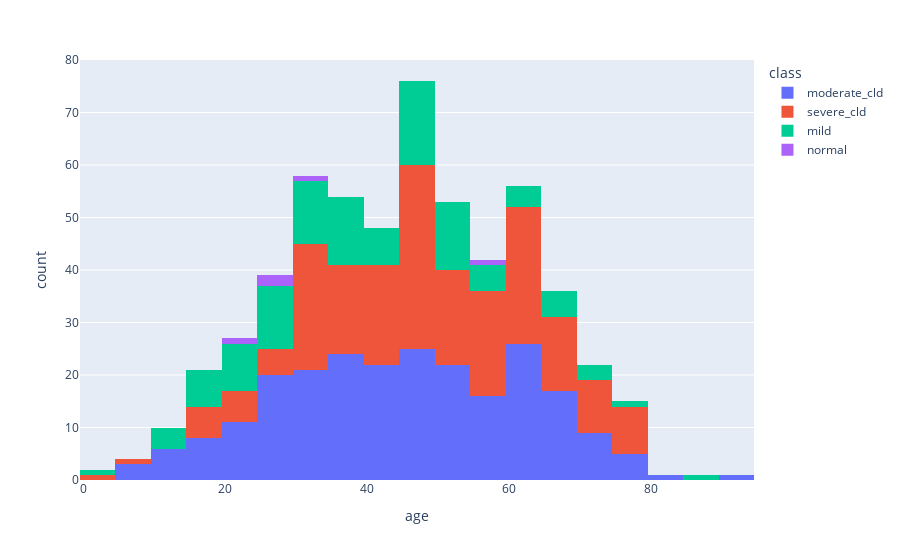
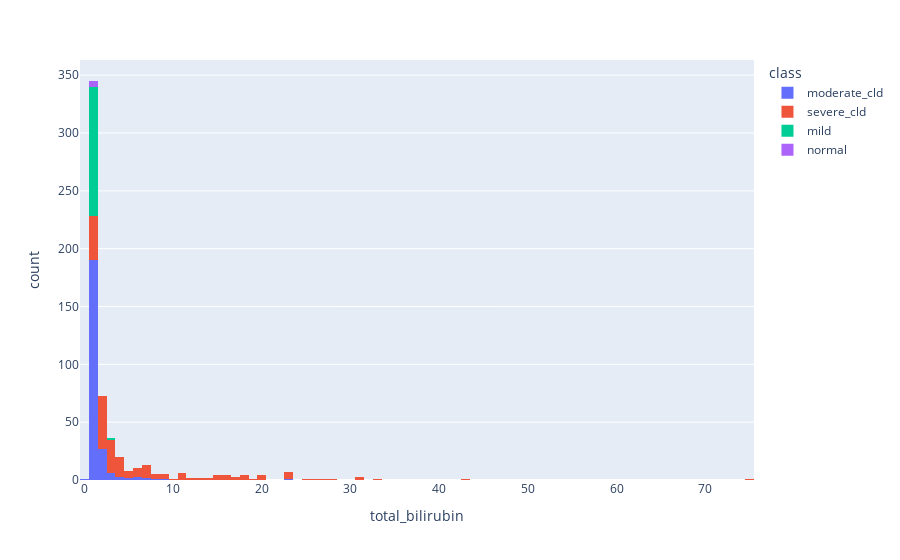
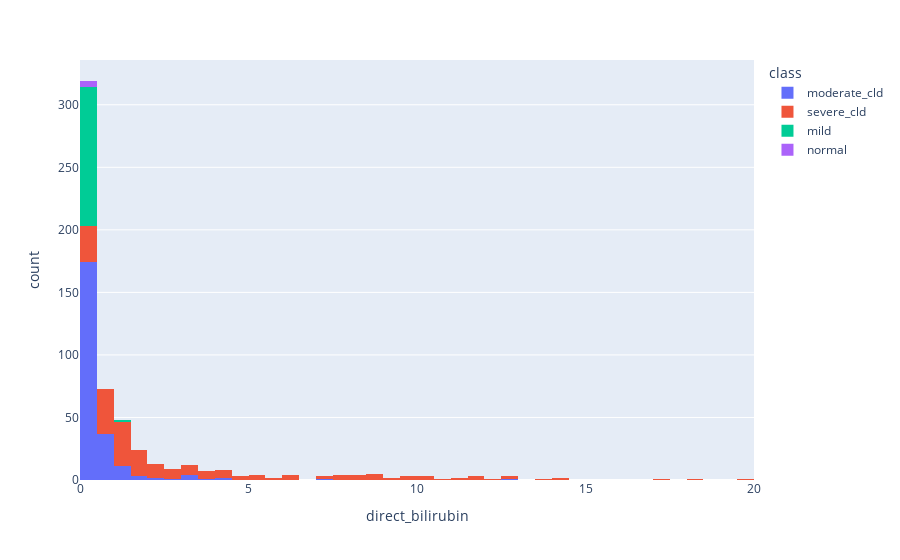
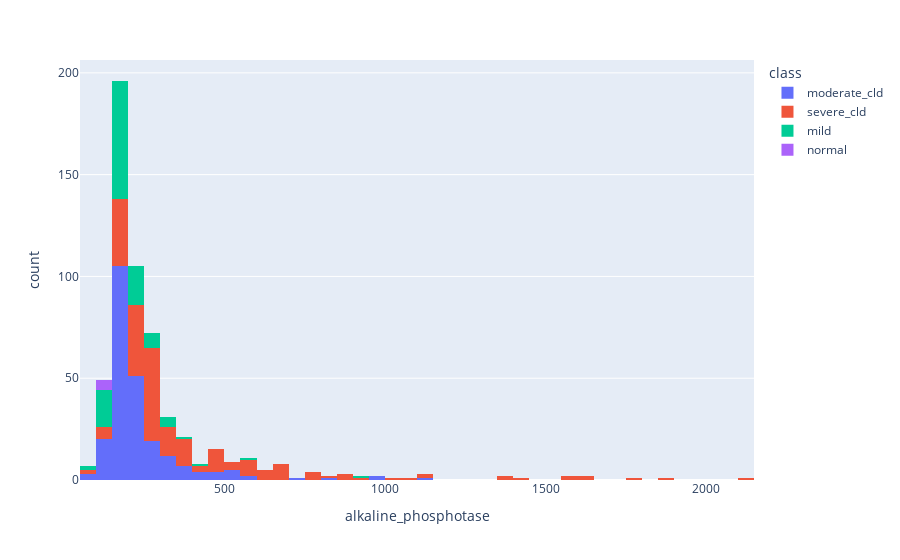

The cell these charts' notebook holds for them, in order:
### Code cell
for i in num_col.columns:
    px.histogram(df,x=i,color='class').show()

### Figure 1 — Plotly figure (JSON) as saved in the notebook; plotly's stock layout.template omitted (floating-point values rounded to 4 significant figures; data arrays with more than 128 entries replaced by an {"elided": "..."} marker saying what was removed)
{"data": [{"bingroup": "x", "hovertemplate": "class=moderate_cld<br>age=%{x}<br>count=%{y}<extra></extra>", "legendgroup": "moderate_cld", "marker": {"color": "#636efa", "pattern": {"shape": ""}}, "name": "moderate_cld", "orientation": "v", "showlegend": true, "type": "histogram", "x": {"elided": "237 int values"}, "xaxis": "x", "yaxis": "y"}, {"bingroup": "x", "hovertemplate": "class=severe_cld<br>age=%{x}<br>count=%{y}<extra></extra>", "legendgroup": "severe_cld", "marker": {"color": "#EF553B", "pattern": {"shape": ""}}, "name": "severe_cld", "orientation": "v", "showlegend": true, "type": "histogram", "x": {"elided": "211 int values"}, "xaxis": "x", "yaxis": "y"}, {"bingroup": "x", "hovertemplate": "class=mild<br>age=%{x}<br>count=%{y}<extra></extra>", "legendgroup": "mild", "marker": {"color": "#00cc96", "pattern": {"shape": ""}}, "name": "mild", "orientation": "v", "showlegend": true, "type": "histogram", "x": [26, 29, 17, 63, 17, 85, 32, 33, 31, 66, 52, 32, 17, 28, 18, 50, 60, 52, 50, 31, 31, 38, 21, 55, 37, 47, 47, 50, 26, 68, 46, 40, 35, 35, 48, 29, 28, 65, 38, 50, 36, 18, 4, 43, 35, 48, 58, 50, 34, 45, 60, 74, 25, 31, 24, 58, 50, 55, 45, 51, 30, 22, 35, 14, 30, 21, 13, 13, 35, 37, 46, 49, 48, 24, 16, 42, 58, 48, 33, 72, 50, 38, 51, 46, 72, 75, 45, 66, 65, 22, 31, 11, 41, 17, 42, 49, 48, 28, 21, 28, 38, 25, 42, 60, 24, 28, 46, 29, 53, 22, 50, 40, 38], "xaxis": "x", "yaxis": "y"}, {"bingroup": "x", "hovertemplate": "class=normal<br>age=%{x}<br>count=%{y}<extra></extra>", "legendgroup": "normal", "marker": {"color": "#ab63fa", "pattern": {"shape": ""}}, "name": "normal", "orientation": "v", "showlegend": true, "type": "histogram", "x": [21, 26, 33, 25, 56], "xaxis": "x", "yaxis": "y"}], "layout": {"barmode": "relative", "legend": {"title": {"text": "class"}, "tracegroupgap": 0}, "margin": {"t": 60}, "xaxis": {"anchor": "y", "domain": [0, 1], "title": {"text": "age"}}, "yaxis": {"anchor": "x", "domain": [0, 1], "title": {"text": "count"}}}}

### Figure 2 — Plotly figure (JSON) as saved in the notebook; plotly's stock layout.template omitted (floating-point values rounded to 4 significant figures; data arrays with more than 128 entries replaced by an {"elided": "..."} marker saying what was removed)
{"data": [{"bingroup": "x", "hovertemplate": "class=moderate_cld<br>total_bilirubin=%{x}<br>count=%{y}<extra></extra>", "legendgroup": "moderate_cld", "marker": {"color": "#636efa", "pattern": {"shape": ""}}, "name": "moderate_cld", "orientation": "v", "showlegend": true, "type": "histogram", "x": {"elided": "237 float values"}, "xaxis": "x", "yaxis": "y"}, {"bingroup": "x", "hovertemplate": "class=severe_cld<br>total_bilirubin=%{x}<br>count=%{y}<extra></extra>", "legendgroup": "severe_cld", "marker": {"color": "#EF553B", "pattern": {"shape": ""}}, "name": "severe_cld", "orientation": "v", "showlegend": true, "type": "histogram", "x": {"elided": "211 float values"}, "xaxis": "x", "yaxis": "y"}, {"bingroup": "x", "hovertemplate": "class=mild<br>total_bilirubin=%{x}<br>count=%{y}<extra></extra>", "legendgroup": "mild", "marker": {"color": "#00cc96", "pattern": {"shape": ""}}, "name": "mild", "orientation": "v", "showlegend": true, "type": "histogram", "x": [0.9, 0.9, 0.9, 0.9, 0.7, 1.0, 0.6, 0.8, 0.8, 0.7, 0.6, 0.6, 0.9, 0.6, 0.8, 0.9, 0.8, 0.6, 1.2, 0.6, 0.8, 0.8, 0.7, 0.9, 0.8, 0.9, 0.9, 1.1, 0.6, 0.7, 0.6, 0.9, 0.9, 0.9, 0.7, 0.8, 0.9, 1.1, 0.7, 0.9, 0.8, 0.8, 0.9, 0.9, 0.9, 1.0, 0.8, 0.7, 0.8, 1.0, 0.7, 0.9, 0.9, 1.1, 0.9, 0.8, 0.7, 0.8, 0.8, 0.8, 0.8, 0.9, 0.7, 0.9, 0.7, 0.7, 0.7, 0.7, 0.8, 0.8, 0.6, 0.8, 0.8, 0.7, 0.7, 0.8, 0.8, 0.7, 0.7, 0.7, 0.8, 2.7, 0.8, 0.8, 0.6, 0.9, 0.8, 0.7, 0.7, 0.8, 0.8, 0.7, 0.9, 0.5, 0.8, 0.8, 0.8, 0.6, 0.6, 0.8, 0.7, 0.8, 1.0, 0.7, 1.0, 0.9, 0.8, 0.8, 0.9, 1.1, 1.0, 0.6, 1.0], "xaxis": "x", "yaxis": "y"}, {"bingroup": "x", "hovertemplate": "class=normal<br>total_bilirubin=%{x}<br>count=%{y}<extra></extra>", "legendgroup": "normal", "marker": {"color": "#ab63fa", "pattern": {"shape": ""}}, "name": "normal", "orientation": "v", "showlegend": true, "type": "histogram", "x": [1.0, 0.7, 0.8, 0.7, 0.7], "xaxis": "x", "yaxis": "y"}], "layout": {"barmode": "relative", "legend": {"title": {"text": "class"}, "tracegroupgap": 0}, "margin": {"t": 60}, "xaxis": {"anchor": "y", "domain": [0, 1], "title": {"text": "total_bilirubin"}}, "yaxis": {"anchor": "x", "domain": [0, 1], "title": {"text": "count"}}}}

### Figure 3 — Plotly figure (JSON) as saved in the notebook; plotly's stock layout.template omitted (floating-point values rounded to 4 significant figures; data arrays with more than 128 entries replaced by an {"elided": "..."} marker saying what was removed)
{"data": [{"bingroup": "x", "hovertemplate": "class=moderate_cld<br>direct_bilirubin=%{x}<br>count=%{y}<extra></extra>", "legendgroup": "moderate_cld", "marker": {"color": "#636efa", "pattern": {"shape": ""}}, "name": "moderate_cld", "orientation": "v", "showlegend": true, "type": "histogram", "x": {"elided": "237 float values"}, "xaxis": "x", "yaxis": "y"}, {"bingroup": "x", "hovertemplate": "class=severe_cld<br>direct_bilirubin=%{x}<br>count=%{y}<extra></extra>", "legendgroup": "severe_cld", "marker": {"color": "#EF553B", "pattern": {"shape": ""}}, "name": "severe_cld", "orientation": "v", "showlegend": true, "type": "histogram", "x": {"elided": "211 float values"}, "xaxis": "x", "yaxis": "y"}, {"bingroup": "x", "hovertemplate": "class=mild<br>direct_bilirubin=%{x}<br>count=%{y}<extra></extra>", "legendgroup": "mild", "marker": {"color": "#00cc96", "pattern": {"shape": ""}}, "name": "mild", "orientation": "v", "showlegend": true, "type": "histogram", "x": [0.2, 0.3, 0.3, 0.2, 0.2, 0.3, 0.1, 0.2, 0.2, 0.2, 0.1, 0.1, 0.2, 0.1, 0.2, 0.2, 0.2, 0.1, 0.4, 0.1, 0.2, 0.2, 0.2, 0.2, 0.2, 0.2, 0.2, 0.3, 0.2, 0.2, 0.2, 0.2, 0.3, 0.2, 0.2, 0.2, 0.2, 0.3, 0.1, 0.3, 0.2, 0.2, 0.2, 0.3, 0.2, 1.4, 0.2, 0.2, 0.2, 0.3, 0.2, 0.3, 0.3, 0.3, 0.2, 0.2, 0.2, 0.2, 0.2, 0.2, 0.2, 0.3, 0.2, 0.3, 0.2, 0.2, 0.2, 0.1, 0.2, 0.2, 0.2, 0.2, 0.2, 0.2, 0.2, 0.2, 0.2, 0.2, 0.1, 0.2, 0.2, 1.4, 0.2, 0.2, 0.1, 0.2, 0.2, 0.2, 0.2, 0.2, 0.2, 0.1, 0.2, 0.1, 0.2, 0.2, 0.2, 0.2, 0.1, 0.2, 0.2, 0.1, 0.3, 0.2, 0.2, 0.2, 0.2, 0.2, 0.2, 0.3, 0.3, 0.1, 0.3], "xaxis": "x", "yaxis": "y"}, {"bingroup": "x", "hovertemplate": "class=normal<br>direct_bilirubin=%{x}<br>count=%{y}<extra></extra>", "legendgroup": "normal", "marker": {"color": "#ab63fa", "pattern": {"shape": ""}}, "name": "normal", "orientation": "v", "showlegend": true, "type": "histogram", "x": [0.3, 0.2, 0.2, 0.1, 0.1], "xaxis": "x", "yaxis": "y"}], "layout": {"barmode": "relative", "legend": {"title": {"text": "class"}, "tracegroupgap": 0}, "margin": {"t": 60}, "xaxis": {"anchor": "y", "domain": [0, 1], "title": {"text": "direct_bilirubin"}}, "yaxis": {"anchor": "x", "domain": [0, 1], "title": {"text": "count"}}}}

### Figure 4 — Plotly figure (JSON) as saved in the notebook; plotly's stock layout.template omitted (floating-point values rounded to 4 significant figures; data arrays with more than 128 entries replaced by an {"elided": "..."} marker saying what was removed)
{"data": [{"bingroup": "x", "hovertemplate": "class=moderate_cld<br>alkaline_phosphotase=%{x}<br>count=%{y}<extra></extra>", "legendgroup": "moderate_cld", "marker": {"color": "#636efa", "pattern": {"shape": ""}}, "name": "moderate_cld", "orientation": "v", "showlegend": true, "type": "histogram", "x": {"elided": "237 int values"}, "xaxis": "x", "yaxis": "y"}, {"bingroup": "x", "hovertemplate": "class=severe_cld<br>alkaline_phosphotase=%{x}<br>count=%{y}<extra></extra>", "legendgroup": "severe_cld", "marker": {"color": "#EF553B", "pattern": {"shape": ""}}, "name": "severe_cld", "orientation": "v", "showlegend": true, "type": "histogram", "x": {"elided": "211 int values"}, "xaxis": "x", "yaxis": "y"}, {"bingroup": "x", "hovertemplate": "class=mild<br>alkaline_phosphotase=%{x}<br>count=%{y}<extra></extra>", "legendgroup": "mild", "marker": {"color": "#00cc96", "pattern": {"shape": ""}}, "name": "mild", "orientation": "v", "showlegend": true, "type": "histogram", "x": [154, 202, 202, 194, 145, 208, 176, 198, 158, 239, 171, 237, 224, 177, 199, 202, 286, 178, 282, 175, 198, 145, 135, 116, 125, 192, 265, 175, 120, 186, 290, 285, 158, 190, 165, 205, 316, 258, 152, 901, 182, 228, 348, 140, 190, 144, 123, 192, 192, 250, 174, 234, 159, 190, 195, 180, 206, 155, 165, 175, 158, 179, 198, 310, 63, 211, 350, 182, 198, 195, 115, 158, 150, 218, 418, 182, 130, 326, 168, 185, 152, 105, 160, 160, 102, 162, 140, 162, 199, 198, 215, 592, 201, 206, 168, 198, 142, 159, 186, 309, 110, 130, 154, 171, 189, 215, 185, 156, 210, 138, 191, 98, 216], "xaxis": "x", "yaxis": "y"}, {"bingroup": "x", "hovertemplate": "class=normal<br>alkaline_phosphotase=%{x}<br>count=%{y}<extra></extra>", "legendgroup": "normal", "marker": {"color": "#ab63fa", "pattern": {"shape": ""}}, "name": "normal", "orientation": "v", "showlegend": true, "type": "histogram", "x": [142, 144, 135, 140, 145], "xaxis": "x", "yaxis": "y"}], "layout": {"barmode": "relative", "legend": {"title": {"text": "class"}, "tracegroupgap": 0}, "margin": {"t": 60}, "xaxis": {"anchor": "y", "domain": [0, 1], "title": {"text": "alkaline_phosphotase"}}, "yaxis": {"anchor": "x", "domain": [0, 1], "title": {"text": "count"}}}}
